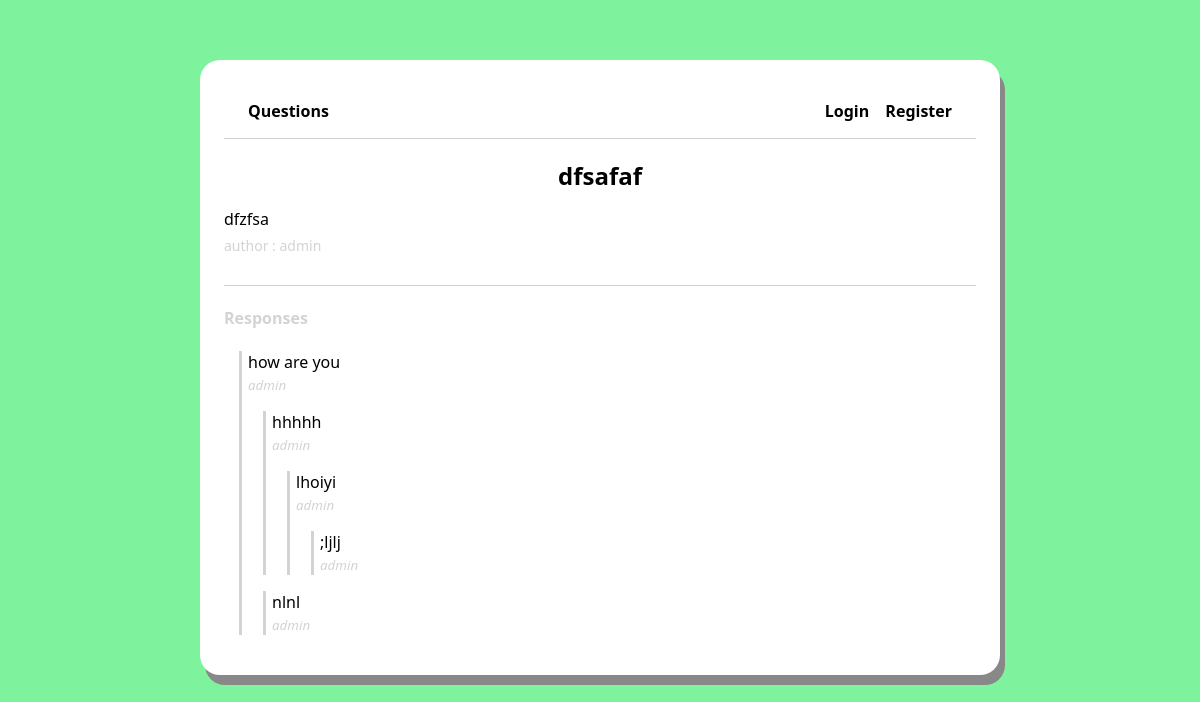
Page /question/23 on the committed database.
### main/models.py (models this page shows, shortened)
class Question(models.Model):
    author = models.ForeignKey(User,on_delete=models.CASCADE)
    title = models.CharField(max_length=200,null = False)
    body = models.TextField(null = False)
    Created_at = models.DateTimeField(auto_now_add=True)
    modified_at = models.DateTimeField(auto_now=True)
    def get_response(self):
        return self.response.filter(parent = None)

class Response(models.Model):
    user = models.ForeignKey(User, null=False,on_delete=models.CASCADE)
    question = models.ForeignKey(Question, null=False,on_delete=models.CASCADE,related_name='response')
    parent = models.ForeignKey('self',null=True,blank = True,on_delete=models.CASCADE)
    body = models.TextField(null = False)
    Created_at = models.DateTimeField(auto_now_add=True)
    modified_at = models.DateTimeField(auto_now=True)
    def get_response(self):
        return Response.objects.filter(parent = self)

### main/views.py (the view, shortened to what this page needs)
# urls.py: path('question/<int:id>', views.questionPage, name='question'),
def questionPage(request, id):
    response_form = NewResponseForm()
    reply_form = NewReplyForm()
    question = Question.objects.get(id=id)
    context = {
        'question': question,
        'response_form': response_form,
        'reply_form': reply_form,
    }
    return render(request, 'question.html', context)

### main/templates/question.html (shortened to what this page needs)
{% extends 'layouts/page.html' %}
{% block content %}
{% load static %}
<div class="page question-page">
<h2 class="question-title">{{question.title}}</h2>
<p class="question-body">{{question.body}}</p>
<span class="question-author">author : {{question.author.username}}</span>
<div class="responses-container">
  <h4 class="responses-container-heading">Responses</h4>
  {% if not question.response.all %}
    <p class="no-responses-text">No responses yet</p>
  {% else %}
    {% for response in question.get_response %}
          {% include 'components/response.html' with response=response %}
    {% endfor %}
  {% endif %}
</div>
</div>
{% endblock %}

### main/templates/layouts/page.html (shortened to what this page needs)
{% load static %}
<!DOCTYPE html>
<html lang="en" dir="ltr">
  <head>
    <link rel="stylesheet" type="text/css" href="{% static 'css/style.css' %}"/>
  </head>
  <body>
    <div class="main">
    {% include 'navbar.html' %}
    {% block content %}
    {% endblock %}
    </div>
  </body>
</html>

### main/templates/navbar.html
<nav class="navbar">
    <div class="main-menu">
      <ul>
        <li><a href="{% url 'index' %}">Questions</a></li>
      </ul>
    </div>
    <div class="user-menu">
      <ul>
        {% if user.is_authenticated %}
        <li><a href="{%url 'new-question'%}">Ask question</a></li>
        <li><a href="{%url 'logout'%}">Logout</a></li>
        {% else %}
        <li><a href="{%url 'login'%}">Login</a></li>
        <li><a href="{%url 'register'%}">Register</a></li>
        {% endif %}
      </ul>
    </div>
  </nav>

### main/templates/components/response.html (shortened to what this page needs)
<blockquote id = {{response.id}} class="blockquote" id="blockquote">
    <p class="response-body">
        {{response.body}}
    </p>
    <small class="response-author">
        {{response.user.username}}
    </small>
    <br>
    {%for children in response.get_response%}
        {% include 'components/response.html' with response=children %}
    {%endfor%}
</blockquote>

### static/css/style.css (style rules this page uses)
html, body { font-family: Segoe UI; background-color: #7ef29d; }
*, *::after, *::before { box-sizing: border-box; }
a { text-decoration: none; }
ul { list-style: none; padding: 0; }
.blockquote { border-left: 3px solid lightgray; padding-left: 6px; margin-left: 15px; }
.main { max-width: 800px; margin: 60px auto; padding: 24px; border-radius: 20px; background-color: white; box-shadow: 5px 10px #888888; }
.navbar { display: flex; flex-direction: row; justify-content: space-between; padding: 0 24px; border-bottom: 1px solid lightgray; }
.user-menu ul li a, .main-menu ul li a { color: black; font-weight: 700; }
.user-menu ul li { display: inline; margin-left: 12px; }
.page { display: flex; flex-direction: column; }
.question-title { font-weight: 900; margin: 20px auto 0 auto; }
.question-body { margin-bottom: 6px; }
.question-author { font-size: 14px; color: lightgray; }
.responses-container { border-top: 1px solid lightgray; margin-top: 30px; }
.responses-container-heading { color: lightgray; }
.response-body { margin: 0; }
.response-author { color: lightgray; font-style: italic; margin-bottom: 30px; }

### rows in the picture
Question: title "dfsafaf", body "dfzfsa", author.username "admin"
Response: body "how are you", user.username "admin"
Response: body "hhhhh", user.username "admin"
Response: body "lhoiyi", user.username "admin"
Response: body ";ljlj", user.username "admin"
Response: body "nlnl", user.username "admin"
